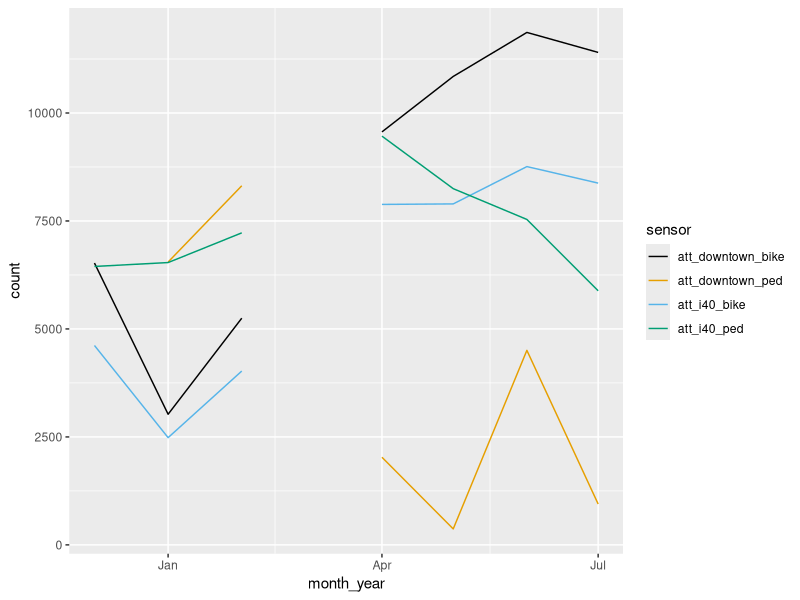
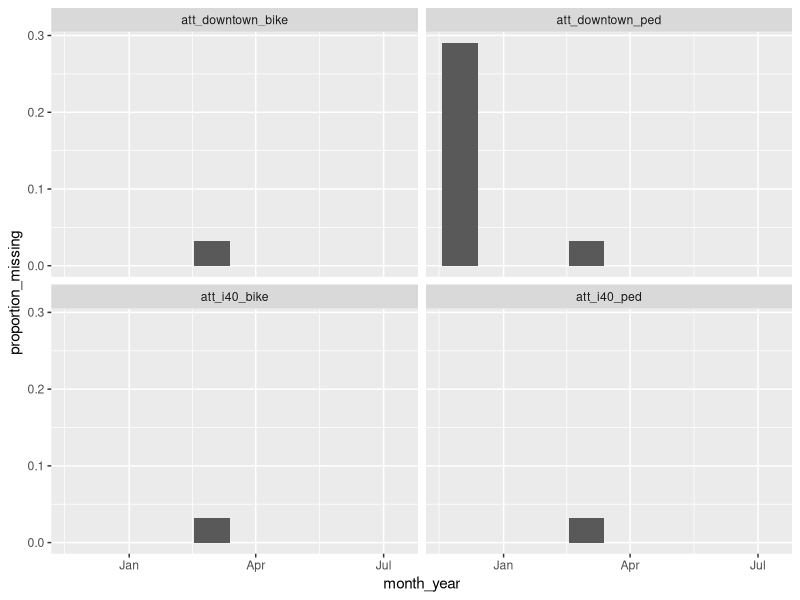
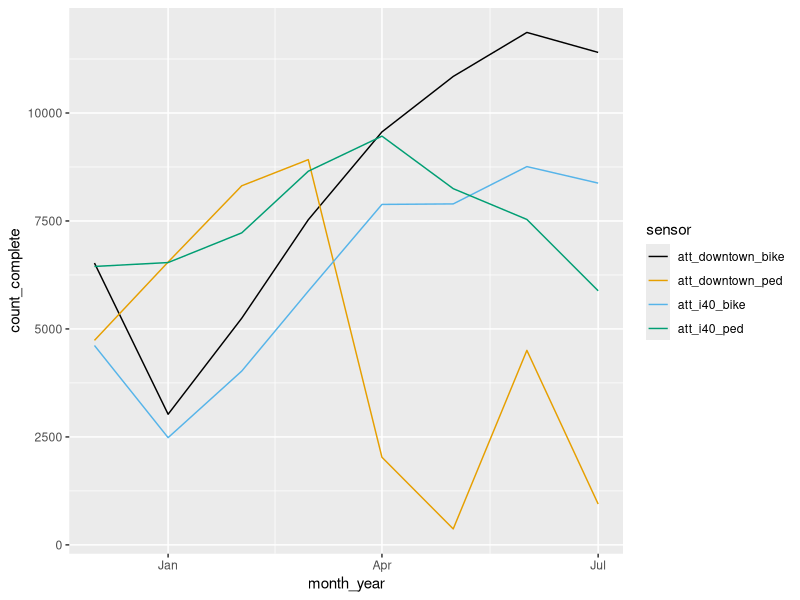

These figures' R source, in order: (Note: this script raises an error after producing the figures.)
## ---- chunk 1
library(tidyverse)
library(lubridate)
library(ggthemes)
## ---- chunk 2
data = read_csv("ped_bike_counters/data/ncnmvdp.csv")
head(data)
## ---- chunk 3
data = read_csv("ped_bike_counters/data/ncnmvdp.csv", skip=2)
head(data)
## ---- chunk 4
names(data)
## ---- chunk 5
data = data |>
  rename(
    att_downtown_bike="ATT Downtown, Bicycles (Q2) ATT Downtown, Bicycles",
    att_downtown_ped="ATT Downtown, Pedestrians (Q2) ATT Downtown, Pedestrians",
    att_i40_bike="ATT I-40 Bridge, Bicycles (Q2) ATT I-40 Bridge, Bicycles",
    att_i40_ped="ATT I-40 Bridge, Pedestrians (Q2) ATT I-40 Bridge, Pedestrians"
  ) |>
  # and now we will select only the Time and American Tobacco Trail columns
  select(Time, starts_with("att_"))
## ---- chunk 6
data
## ---- chunk 7
data = data |>
  pivot_longer(starts_with("att"), names_to="sensor", values_to="count")
## ---- chunk 8
# answer:
data$Time = mdy_hm(data$Time)
## ---- chunk 9
# answer:
data$month_year = floor_date(data$Time, unit="month")
## ---- chunk 10
# answer:
monthly_bike_ped = data |>
  group_by(sensor, month_year) |>
  summarize(count=sum(count)) |>
  ungroup()

monthly_bike_ped
## ---- chunk 11
# answer:
ggplot(monthly_bike_ped, aes(x=month_year, y=count, color=sensor)) +
  geom_line() +
  scale_color_colorblind()
## ---- chunk 12
data |>
  group_by(sensor) |>
  summarize(na_count=sum(is.na(count))) |>
  ungroup()
## ---- chunk 13
data |>
  group_by(month_year, sensor) |>
  summarize(proportion_missing = mean(is.na(count))) |>
  ungroup() |>
  ggplot(aes(x=month_year, y=proportion_missing)) +
    geom_col() +
    facet_wrap(~sensor)
## ---- chunk 14
data = data |>
  mutate(count_complete=replace_na(count, 0))
## ---- chunk 15
# answer:
monthly_bike_ped = data |>
  group_by(sensor, month_year) |>
  summarize(count_complete=sum(count_complete)) |>
  ungroup()

ggplot(monthly_bike_ped, aes(x=month_year, y=count_complete, color=sensor)) +
  geom_line() +
  scale_color_colorblind()
## ---- chunk 16
# answer:
data = data |>
  mutate(location=case_match(
    sensor,
    "att_downtown_bike" ~ "Downtown",
    "att_downtown_ped" ~ "Downtown",
    "att_i40_bike" ~ "I-40",
    "att_i40_ped" ~ "I-40"
  ))
## ---- chunk 17
# answer:
monthly_totals = data |>
  # Group the data by month and location, rather than month and sensor
  group_by(month_year, location) |>
  # Summarize the data by summing up all records for that month and location
  summarize(count_complete=sum(count_complete)) |>
  ungroup() |>
  # plot the data
  ggplot(aes(x=month_year, y=count_complete, color=location)) +
    geom_line() +
    scale_color_colorblind()
  
## ---- chunk 18
data$hour = hour(data$Time)
hour_totals = data |>
  group_by(hour, location) |>
  summarize(hourly_count = mean(count)) |>
  ungroup()

ggplot(hour_totals, aes(x=hour, y=total)) +
  geom_col() +
    facet_wrap(~location)
## ---- chunk 19
data$hour = hour(data$Time)
hour_totals = data |>
  group_by(hour, location) |>
  summarize(hourly_count = mean(count, na.rm=T)) |>
  ungroup()

ggplot(hour_totals, aes(x=hour, y=hourly_count)) +
  geom_col() +
    facet_wrap(~location)
## ---- chunk 20
data$hour = hour(data$Time)
hour_totals = data |>
  # retain only rows where count is not NA (! means not)
  filter(!is.na(count)) |>
  group_by(hour, location) |>
  summarize(hourly_count = mean(count)) |>
  ungroup()

ggplot(hour_totals, aes(x=hour, y=hourly_count)) +
  geom_col() +
    facet_wrap(~location)
## ---- chunk 21
data$hour = hour(data$Time)
hour_totals = data |>
  # retain only rows where count is not NA (! means not)
  group_by(hour, location) |>
  summarize(hourly_count = mean(count_complete)) |>
  ungroup()

ggplot(hour_totals, aes(x=hour, y=hourly_count)) +
  geom_col() +
  facet_wrap(~location)
## ---- chunk 22
data$hour = hour(data$Time)
hour_totals = data |>
  # retain only rows where count is not NA (! means not)
  filter(!is.na(count)) |>

  # First, sum up within each hour at each location (put bikes and peds together)
  # In this dataset, the Time column contains only whole hours (i.e. there are no records for, say, 8:30)
  # If that were not the case, we'd need to make a new date_hour variable with floor_date.
  group_by(Time, location) |>
  summarize(count=sum(count)) |>

  # Next, take the mean of the hourly totals
  group_by(hour, location) |>
  summarize(hourly_count = mean(count)) |>
  ungroup()

ggplot(hour_totals, aes(x=hour, y=hourly_count)) +
  geom_col() +
    facet_wrap(~location)
## ---- chunk 23
data$hour = hour(data$Time)
hour_totals = data |>
  # retain only rows where count is not NA (! means not)
  filter(!is.na(count)) |>

  # First, sum up within each hour at each location (put bikes and peds together)
  # In this dataset, the Time column contains only whole hours (i.e. there are no records for, say, 8:30)
  # If that were not the case, we'd need to make a new date_hour variable with floor_date.
  group_by(Time, location) |>
  summarize(count=sum(count), hour=first(hour)) |>

  # Next, take the mean of the hourly totals
  group_by(hour, location) |>
  summarize(hourly_count = mean(count)) |>
  ungroup()

ggplot(hour_totals, aes(x=hour, y=hourly_count)) +
  geom_col() +
    facet_wrap(~location)
## ---- chunk 24
# answer:

# label=T gives us the names of the days, not the numbers
data$day_of_week = wday(data$Time, label=T)
data$date = floor_date(data$Time, unit="d")
day_totals = data |>
  # retain only rows where count is not NA (! means not)
  filter(!is.na(count)) |>

  # sum up at the day level
  group_by(date, location) |>
  summarize(count=sum(count), day_of_week=first(day_of_week)) |>

  # now, we can take the mean at the daily level. The two-step process is because we want to
  # take the mean daily number of passersby
  group_by(day_of_week, location) |>
  summarize(daily_count = mean(count)) |>
  ungroup()

ggplot(day_totals, aes(x=day_of_week, y=daily_count)) +
  geom_col()
## ---- chunk 25
jan_feb = data |>
  filter(Time >= ymd_hms("2022-01-01 00:00:00") & Time <= ymd_hms("2022-02-28 23:59:59"))
## ---- chunk 26
summary(jan_feb$Time)
## ---- chunk 27
jan_feb$date = date(jan_feb$Time)

day_totals = jan_feb |>
  filter(!is.na(count)) |>
  group_by(date, location) |>
  summarize(total=sum(count)) |>
  ungroup()

# We put "location" on the x axis so we get two boxplots
ggplot(day_totals, aes(x=location, y=total)) +
  geom_boxplot()
## ---- chunk 28
# answer:

jan_feb_day = filter(jan_feb, hour(Time) >= 7 & hour(Time) <= 17)

daytime_totals = jan_feb_day |>
  filter(!is.na(count)) |>
  group_by(date, location) |>
  summarize(total=sum(count)) |>
  ungroup()

# We put "location" on the x axis so we get two boxplots
ggplot(daytime_totals, aes(x=location, y=total)) +
  geom_boxplot()
